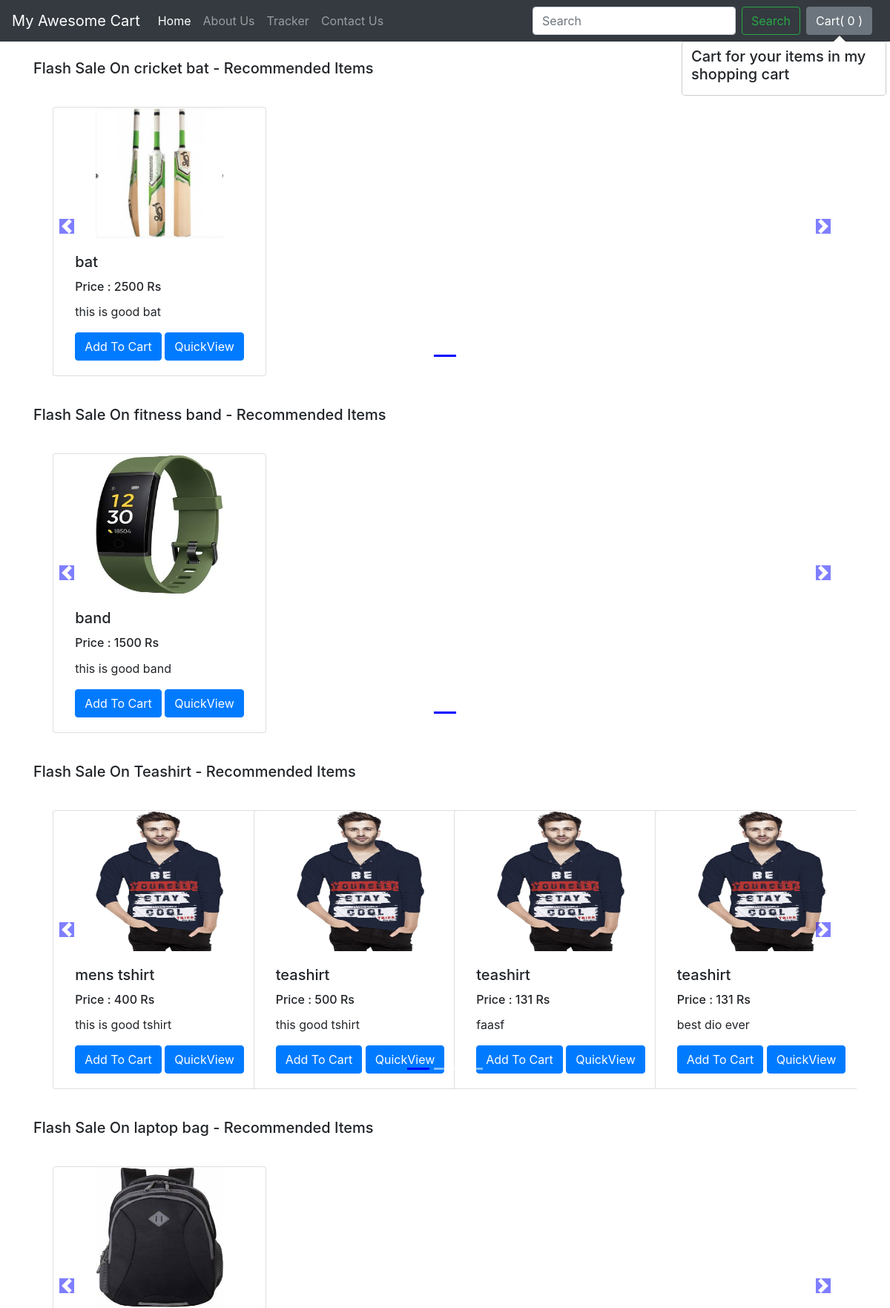
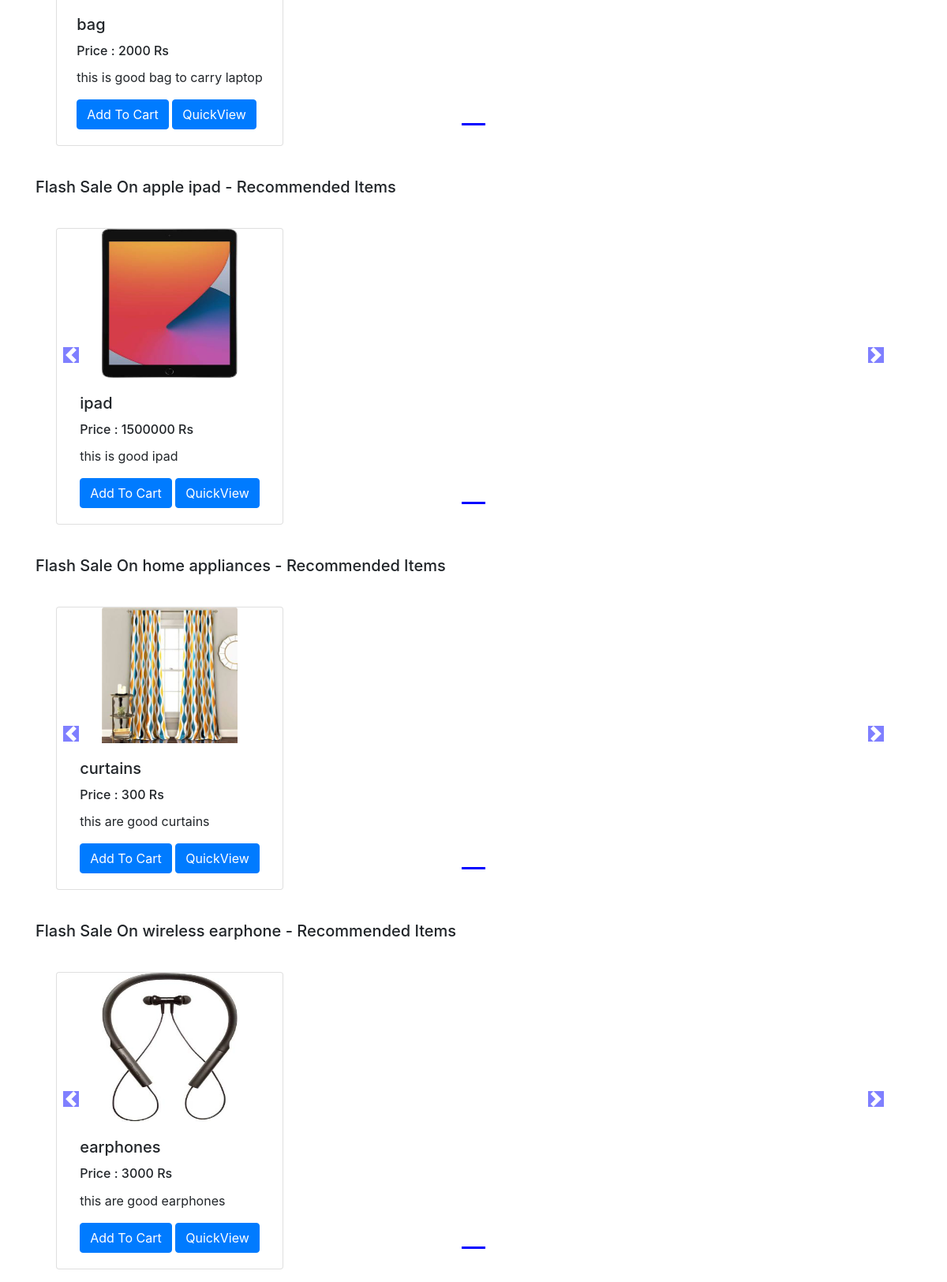
The app's page /shop/ with its own data (2 pictures, top to bottom).
### shop/models.py (models this page shows, shortened)
class Product(models.Model):
    product_id = models.AutoField
    product_name = models.CharField(max_length=50)
    category = models.CharField(max_length=50,default="")
    sub_category = models.CharField(max_length=50,default="")
    price = models.IntegerField(default=0)
    desc = models.CharField(max_length=300)
    pub_date = models.DateField()
    image = models.ImageField(upload_to="shop/images",default="")

### shop/views.py (the view)
# urls.py: path('', views.index),
def index(request):
    allProds = []
    catProds = Product.objects.values('category', 'id')
    cats = {item["category"] for item in catProds}
    for cat in cats:
        prod = Product.objects.filter(category=cat)
        n = len(prod)
        nSlides = n//4 + ceil((n/4)-(n//4))
        allProds.append([prod, range(1, nSlides), nSlides])
    params = {"allProds": allProds}
    return render(request, 'shop/index.html', params)

### shop/templates/shop/index.html (shortened to what this page needs)
{% extends 'shop/basic.html' %}
{% block body %}
{% load static %}
<div class="container">
  {% for product, range, nSlides in allProds %}
  <h5 class="my-4">Flash Sale On {{product.0.category}} - Recommended Items</h5>
  <div class="row">
    <div id="demo{{forloop.counter}}" class="col carousel slide my-3" data-ride="carousel">
      <ul class="carousel-indicators">
        <li data-target="#demo{{forloop.counter}}" data-slide-to="0" class="active"></li>
        {% for i in range %}
        <li data-target="#demo{{forloop.parentloop.counter}}" data-slide-to="{{i}}"></li>
        {% endfor %}
      </ul>
      <div class="container carousel-inner no-padding">
        <div class="carousel-item active">
          {% for i in product %}
          <div class="col-xs-3 col-sm-3 col-md-3">
            <div class="card align-items-center" style="width: 18rem;">
              <img src='/media/{{i.image}}' class="card-img-top" alt="...">
              <div class="card-body">
                <h5 class="card-title" id="namepr{{i.id}}">{{i.product_name}}</h5>
                <h6 class="card-title">Price : <span id="pricepr{{i.id}}">{{i.price}}</span> Rs </h6>
                <p class="card-text">{{i.desc}}</p>
                <span id="divpr{{i.id}}" class="divpr">
                  <button id="pr{{i.id}}" class="btn btn-primary cart">Add To Cart</button>
                </span>
                <a href="/shop/products/{{i.id}}"><button id="qv{{i.id}}"
                    class="btn btn-primary cart">QuickView</button></a>
              </div>
            </div>
          </div>
          {% if forloop.counter|divisibleby:4 and forloop.counter > 0 and not forloop.last %}
        </div>
        <div class="carousel-item">
          {% endif %}
          {% endfor %}
        </div>
      </div>
    </div>
    <a class="carousel-control-prev" href="#demo{{forloop.counter}}" data-slide="prev">
      <span class="carousel-control-prev-icon"></span>
    </a>
    <a class="carousel-control-next" href="#demo{{forloop.counter}}" data-slide="next">
      <span class="carousel-control-next-icon"></span>
    </a>
  </div>
  {% endfor %}
</div>
{% endblock %}

### shop/templates/shop/basic.html (shortened to what this page needs)
<!doctype html>
<html lang="en">
<head>
    <link rel="stylesheet" href="https://stackpath.bootstrapcdn.com/bootstrap/4.2.1/css/bootstrap.min.css"
>
</head>
<body>
    {% load static %}
    <nav class="navbar navbar-expand-lg navbar-dark bg-dark">
        <a class="navbar-brand" href="/shop/">My Awesome Cart</a>
        <div class="collapse navbar-collapse" id="navbarSupportedContent">
            <ul class="navbar-nav mr-auto">
                <li class="nav-item active">
                    <a class="nav-link" href="/shop/">Home <span class="sr-only">(current)</span></a>
                </li>
                <li class="nav-item">
                    <a class="nav-link" href="/shop/about/">About Us</a>
                </li>
                <li class="nav-item">
                    <a class="nav-link" href="/shop/tracker/">Tracker</a>
                </li>
                <li class="nav-item">
                    <a class="nav-link" href="/shop/contact/">Contact Us</a>
                </li>
            </ul>
            <form class="form-inline my-2 my-lg-0">
                <input class="form-control mr-sm-2" type="search" placeholder="Search" aria-label="Search">
                <button class="btn btn-outline-success my-2 my-sm-0" type="submit">Search</button>
                <button type="button" class="btn btn-secondary mx-2" id="popcart" data-container="body"
                    data-toggle="popover" data-placement="bottom" data-html="true">
                    Cart(<span id="cart"> 0 </span>)
                </button>
            </form>
        </div>
    </nav>
    {% block body %} {% endblock %}
</body>
</html>

### records on screen
Product: category "cricket bat", image (picture), product_name "bat", price "2500", desc "this is good bat"
Product: category "fitness band", image (picture), product_name "band", price "1500", desc "this is good band"
Product: category "Teashirt", image (picture), product_name "mens tshirt", price "400", desc "this is good tshirt"
Product: image (picture), product_name "teashirt", price "500", desc "this good tshirt"
Product: image (picture), product_name "teashirt", price "131", desc "faasf"
Product: image (picture), product_name "teashirt", price "131", desc "best dio ever"
Product: category "laptop bag", image (picture), product_name "bag", price "2000", desc "this is good bag to carry laptop"
Product: category "apple ipad", image (picture), product_name "ipad", price "1500000", desc "this is good ipad"
Product: category "home appliances", image (picture), product_name "curtains", price "300", desc "this are good curtains"
Product: category "wireless earphone", image (picture), product_name "earphones", price "3000", desc "this are good earphones"
